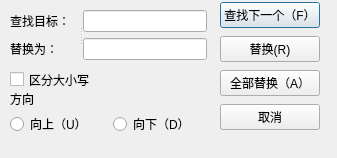
<?xml version="1.0" encoding="UTF-8"?>
<ui version="4.0">
 <class>ReplaceDialog</class>
 <widget class="QDialog" name="ReplaceDialog">
  <property name="geometry">
   <rect>
    <x>0</x>
    <y>0</y>
    <width>337</width>
    <height>158</height>
   </rect>
  </property>
  <property name="maximumSize">
   <size>
    <width>337</width>
    <height>158</height>
   </size>
  </property>
  <property name="windowTitle">
   <string>替换</string>
  </property>
  <widget class="QCheckBox" name="cbCaseInsensitive">
   <property name="geometry">
    <rect>
     <x>10</x>
     <y>70</y>
     <width>91</width>
     <height>19</height>
    </rect>
   </property>
   <property name="text">
    <string>区分大小写</string>
   </property>
  </widget>
  <widget class="QWidget" name="layoutWidget">
   <property name="geometry">
    <rect>
     <x>220</x>
     <y>0</y>
     <width>100</width>
     <height>133</height>
    </rect>
   </property>
   <layout class="QVBoxLayout" name="verticalLayout">
    <item>
     <widget class="QPushButton" name="btFindNext">
      <property name="text">
       <string>查找下一个（F）</string>
      </property>
     </widget>
    </item>
    <item>
     <widget class="QPushButton" name="btReplace">
      <property name="text">
       <string>替换(R)</string>
      </property>
     </widget>
    </item>
    <item>
     <widget class="QPushButton" name="btAllReplace">
      <property name="text">
       <string>全部替换（A）</string>
      </property>
     </widget>
    </item>
    <item>
     <widget class="QPushButton" name="btCancel">
      <property name="text">
       <string>取消</string>
      </property>
     </widget>
    </item>
   </layout>
  </widget>
  <widget class="QWidget" name="layoutWidget">
   <property name="geometry">
    <rect>
     <x>10</x>
     <y>90</y>
     <width>200</width>
     <height>44</height>
    </rect>
   </property>
   <layout class="QVBoxLayout" name="verticalLayout_3">
    <item>
     <widget class="QLabel" name="label_3">
      <property name="text">
       <string>方向</string>
      </property>
     </widget>
    </item>
    <item>
     <layout class="QHBoxLayout" name="horizontalLayout">
      <item>
       <widget class="QRadioButton" name="rbUp">
        <property name="text">
         <string>向上（U）</string>
        </property>
       </widget>
      </item>
      <item>
       <widget class="QRadioButton" name="rbDown">
        <property name="text">
         <string>向下（D）</string>
        </property>
       </widget>
      </item>
     </layout>
    </item>
   </layout>
  </widget>
  <widget class="QSplitter" name="splitter">
   <property name="geometry">
    <rect>
     <x>10</x>
     <y>10</y>
     <width>197</width>
     <height>50</height>
    </rect>
   </property>
   <property name="orientation">
    <enum>Qt::Orientation::Horizontal</enum>
   </property>
   <widget class="QWidget" name="layoutWidget">
    <layout class="QVBoxLayout" name="verticalLayout_4">
     <item>
      <widget class="QLabel" name="label">
       <property name="text">
        <string>查找目标：</string>
       </property>
      </widget>
     </item>
     <item>
      <widget class="QLabel" name="label_2">
       <property name="text">
        <string>替换为：</string>
       </property>
      </widget>
     </item>
    </layout>
   </widget>
   <widget class="QWidget" name="layoutWidget">
    <layout class="QVBoxLayout" name="verticalLayout_2">
     <item>
      <widget class="QLineEdit" name="SearchNext">
       <property name="maximumSize">
        <size>
         <width>16777215</width>
         <height>16777215</height>
        </size>
       </property>
      </widget>
     </item>
     <item>
      <widget class="QLineEdit" name="ReplaceEdit">
       <property name="maximumSize">
        <size>
         <width>16777215</width>
         <height>16777215</height>
        </size>
       </property>
      </widget>
     </item>
    </layout>
   </widget>
  </widget>
 </widget>
 <resources/>
 <connections/>
</ui>
